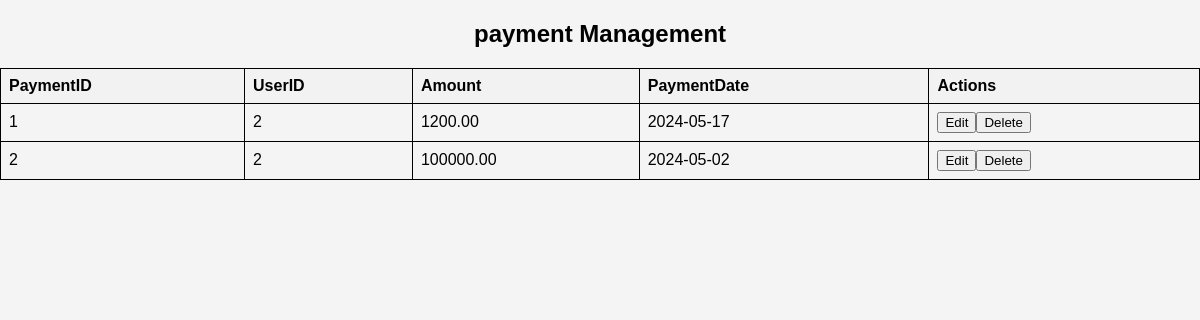
/viewpayment.php, run on the app's committed database.
### tables this page shows
CREATE TABLE `payment` (
  `PaymentID` int(11) NOT NULL,
  `UserID` int(11) DEFAULT NULL,
  `Amount` decimal(10,2) DEFAULT NULL,
  `PaymentDate` date DEFAULT NULL
);

### viewpayment.php (the view, shortened to what this page needs)
<?php
require_once "db_connection.php";
?>
<!DOCTYPE html>
<html lang="en">
<head>
    <link rel="stylesheet" type="text/css" href="style3.css">
</head>
<body>
    <h2>payment Management</h2>
    <table id="dataTable" class="table table-hover text-center">
        <tr>
            <th>PaymentID</th>
            <th>UserID</th>
            <th>Amount </th>
            <th>PaymentDate</th>
            <th>Actions</th>
        </tr>
        <?php
        $sql = "SELECT * FROM payment";
        $result = $conn->query($sql);
        if ($result->num_rows > 0) {
            while ($row = $result->fetch_assoc()) {
                echo "<tr>";
                echo "<td>" . $row["PaymentID"] . "</td>";
                echo "<td>" . $row["UserID"] . "</td>";
                echo "<td>" . $row["Amount"] . "</td>";
                echo "<td>" . $row["PaymentDate"] . "</td>";
                echo "<td>";
              echo "<a href='updatepayment.html?id=" . $row["PaymentID"] .  "'onclick='return confirm(\"Are you sure you want to upDate this payment?\")'><button class='button upDate-button'>Edit</button></a>";
                echo "<a href='deletepayment.html?id=" . $row["PaymentID"] . "'onclick='return confirm(\"Are you sure you want to delete this payment?\")'><button class='button delete-button'>Delete</button></a>";
                echo "</td>";
                echo "</tr>";
            }
        } else {
            echo "<tr><td colspan='4'>No data found</td></tr>";
        }
        ?>
    </table>
</body>
</html>

### css/style3.css (style rules this page uses)
body { font-family: Arial, sans-serif; margin: 0; padding: 0; background-color: #f4f4f4; }
h2 { text-align: center; }

### viewpayment.php (style rules this page uses)
table { width: 100%; border-collapse: collapse; }
table, th, td { border: 1px solid black; padding: 8px; text-align: left; }
th { background-color: #f2f2f2; }

### data on the page
payment: PaymentID "1", UserID "2", Amount "1200.00", PaymentDate "2024-05-17"
payment: PaymentID "2", UserID "2", Amount "100000.00", PaymentDate "2024-05-02"
